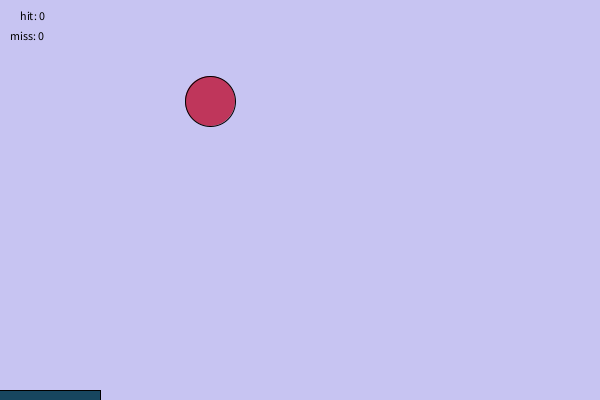
Frame 1 (no input)
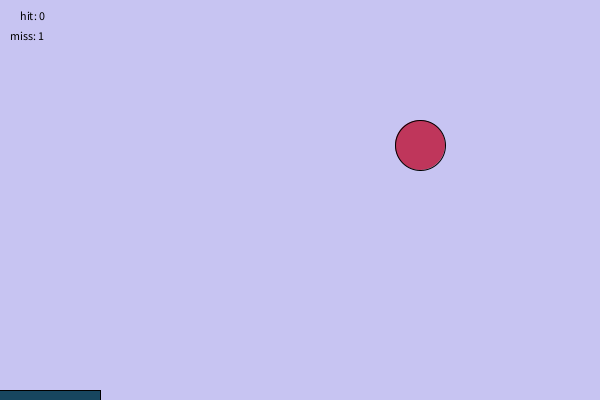
Frame 60 (the mouse pressed at the canvas centre just before this capture)
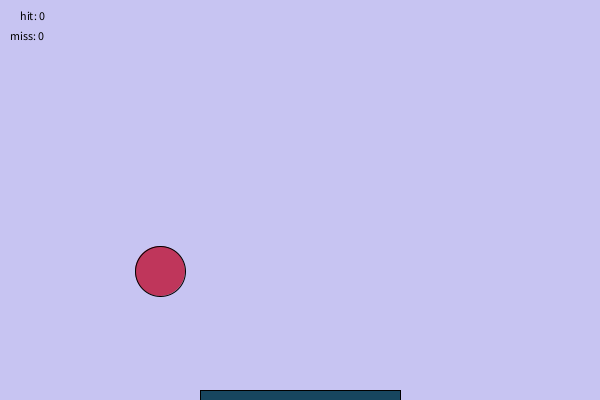
Frame 120 (the mouse held since frame 60 and released just before this capture)

The Processing sketch that drew these frames (run headless with seeded random() and noise(); from frame 60 on, the mouse is pressed at the canvas centre):

// Processing sketch: processing_167846
// ── processing_167846.pde

void setup()
{
  size(600,400);
}

float ballX=200;
float ballY=100;
float speedX=10;
float speedY=0;
int hit=0;
int miss=0;

void draw()
{
  if(mousePressed)
  {
    hit = 0; miss = 0;
  }
  float paddle = 1000/ (hit+10);
  if(ballX < 0 || ballX > width) speedX = -speedX;
  if(ballY > height)
 {
   speedY = -speedY; 
  float distance = abs(mouseX - ballX); 
  if(distance < paddle) hit +=1;
  else miss +=1;
 }
  else speedY +=1;
  
  ballX += speedX;
  ballY += speedY;
  
  background(#C7C4F2);
  fill(191,54,91);
  ellipse(ballX,ballY,50,50);
  fill(23,70,95);
  rect(mouseX-paddle,height-10,2*paddle,10);
  
  fill(0);
  text("hit: " + hit,20,20);
  text("miss: " + miss, 10, 40);
}
  
